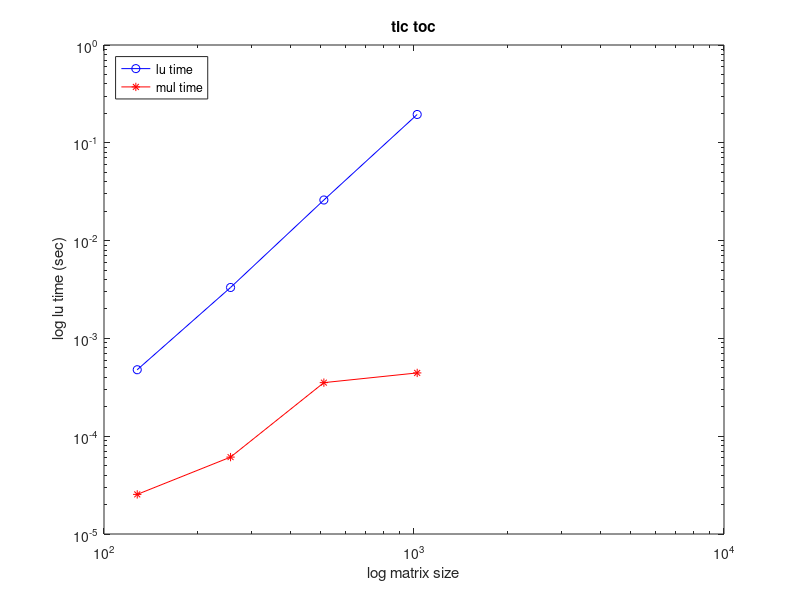

MATLAB code to generate this figure:
function [] = ask2b()
    n = 2.^[7:10];
    tlu = zeros(length(n), 1);
    tmul = zeros(length(n), 1);

    for i=1:length(n) 
%       veltistopoiisi gia apofigi 
%       kathisterisis logo realocation
%       tou A kai tou b
        A = rand( n(length(n)) );
        b = rand(n(length(n)),1);

        loops = 100;
        tic;
        for j=1:loops            
            lu( A(1:n(i),1:n(i)) );
        end
        tlu(i) = toc/loops
            
        tic;
        for j=1:loops            
            A(1:n(i),1:n(i))*b(1:n(i));
        end
        tmul(i) = toc/loops
        
    end
    
    h=figure
    loglog(n,tlu,'bo-',n,tmul,'r*-');
    xlabel(' log matrix size ');
    ylabel(' log lu time (sec)');
    legend('lu time', 'mul time','Location','NorthWest');
    title('tic toc');
    saveas(h,'ask2b','png')
end